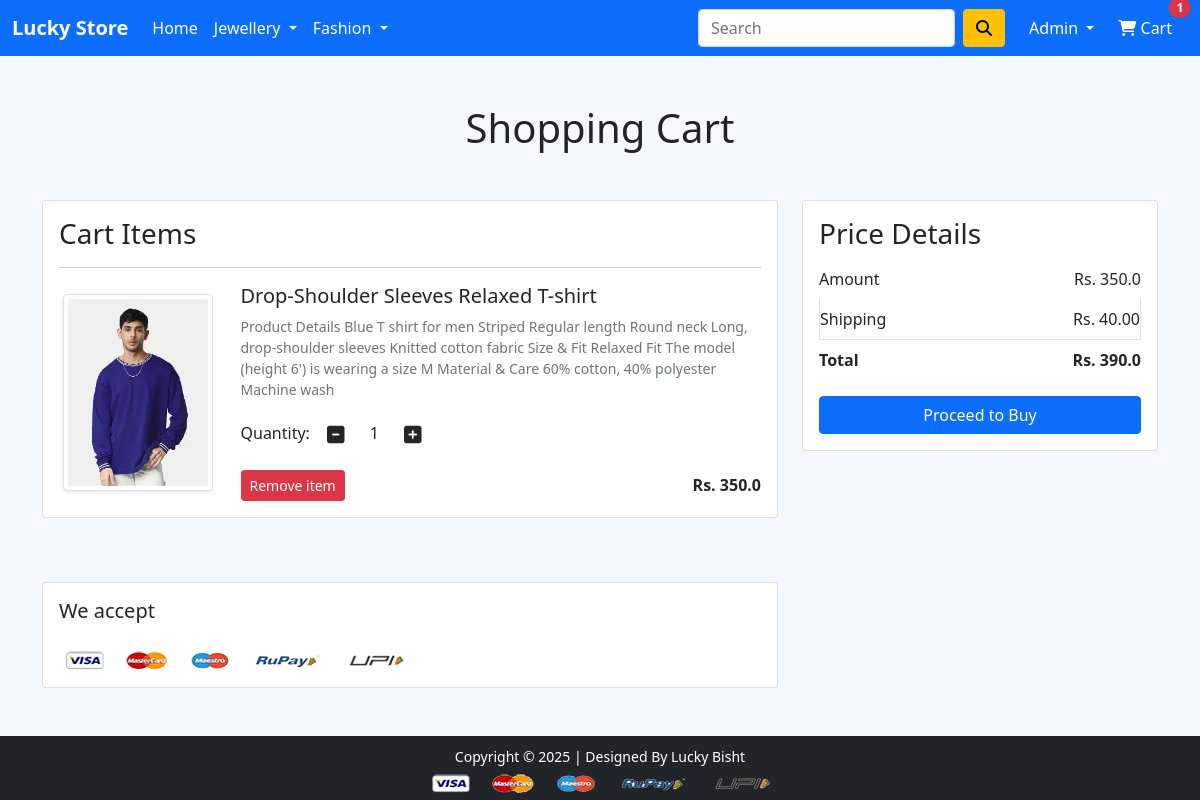
Page /cart/ (signed in) on the earlier database version.
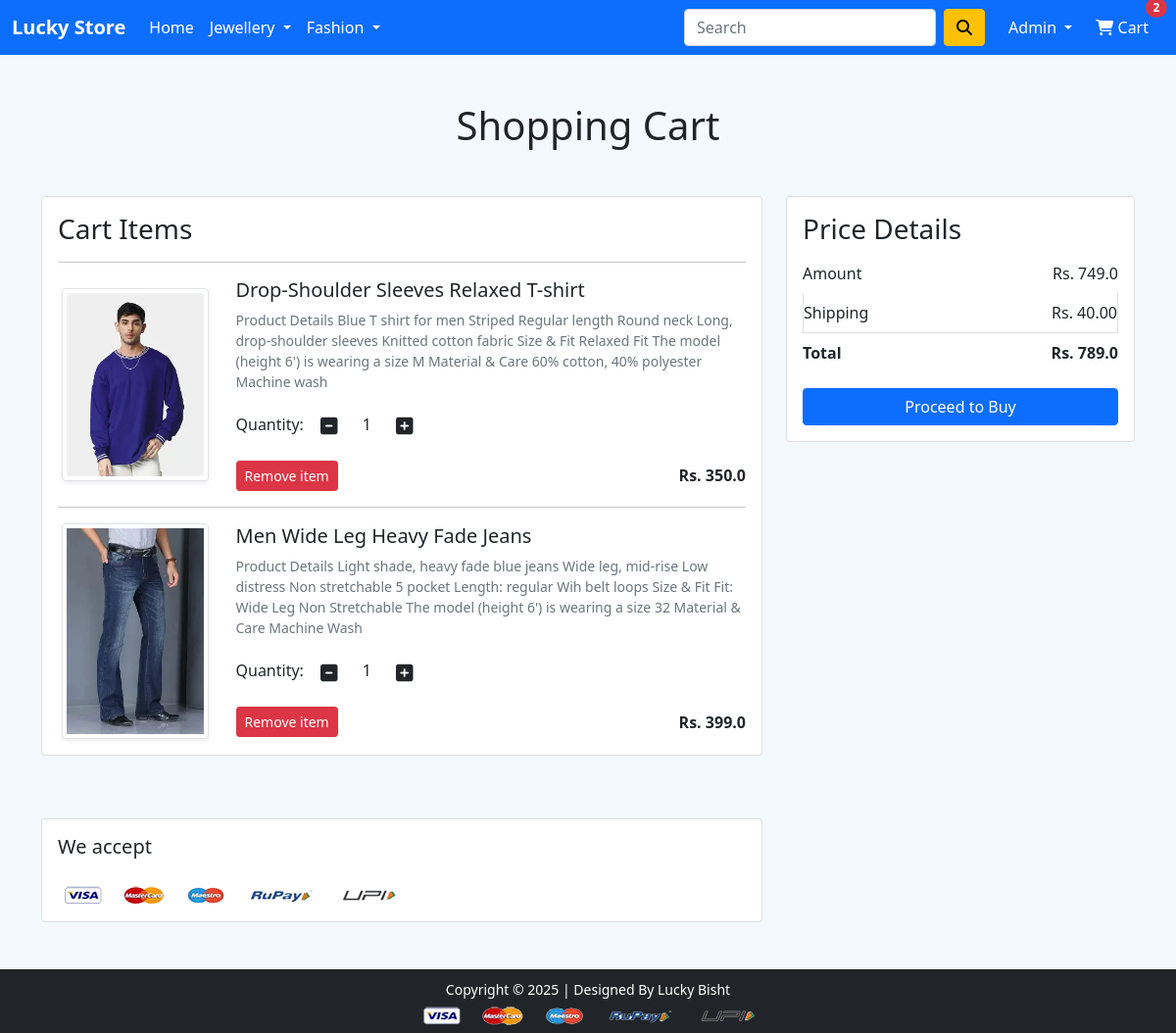
Same page on the later database version.
### app/models.py (models this page shows, shortened)
class Cart(models.Model):
    user = models.ForeignKey(User, on_delete=models.CASCADE)
    product = models.ForeignKey(Product, on_delete=models.CASCADE, null=True, blank=True)
    amount = models.DecimalField(max_digits=10, decimal_places=3, default=0)
    quantity = models.PositiveIntegerField(default=1)
    razor_pay_order_id = models.CharField(max_length=100, null=True, blank=True)
    razor_pay_payment_id = models.CharField(max_length=100, null=True, blank=True)
    razorpay_payment_signature = models.CharField(max_length=100, null=True, blank=True)

class Product(models.Model):
    title = models.CharField(max_length=100)
    selling_price = models.FloatField()
    discounted_price = models.FloatField()
    description = models.TextField()
    brand = models.CharField(max_length=100)
    category = models.CharField(choices=CATEGORY_CHOICES, max_length=2)
    product_image = models.ImageField(upload_to='producting')

### app/views.py (the view)
# urls.py: path('cart/', views.show_cart, name='showcart'),
@login_required
def show_cart(request):
    user = request.user
    carts = Cart.objects.filter(user=user)
    amount = sum(item.quantity * item.product.discounted_price for item in carts)
    totalamount = amount + 40  # shipping
    return render(request, 'app/addtocart.html', {
        'carts': carts,
        'amount': amount,
        'totalamount': totalamount
    })

### app/context_processors.py (called while the page is built)
def cart_item_count(request):
    if request.user.is_authenticated:
        cart_count = Cart.objects.filter(user=request.user).count()
    else:
        cart_count = 0
    return {
        'cart_item_count': cart_count
    }

### app/templates/app/addtocart.html (shortened to what this page needs)
{% extends 'app/base.html' %}
{% load static %}
{% block main-content %}
<div class="container my-5">
  <h1 class="text-center mb-5">Shopping Cart</h1>
  <div class="row">
    <div class="col-sm-8">
      <div class="card mb-3">
        <div class="card-body">
          <h3>Cart Items</h3>
          {% for cart in carts %}
          <hr>
          <div class="row align-items-center">
            <div class="col-sm-3 text-center">
              {% if cart.product.product_image %}
              <img src="{{ cart.product.product_image.url }}"
                   class="img-fluid img-thumbnail shadow-sm"
                   height="150" width="150"
                   alt="{{ cart.product.title }}">
              {% endif %}
            </div>
            <div class="col-sm-9">
              <h5>{{ cart.product.title }}</h5>
              <p class="mb-2 text-muted small">
                {{ cart.product.description }}
              </p>
              <div class="my-3">
                <label>Quantity:</label>
                <button type="button" class="minus-cart btn" pid="{{ cart.product.id }}">
                  <i class="fas fa-minus-square fa-lg"></i>
                </button>
                <span class="mx-2">{{ cart.quantity }}</span>
                <button type="button" class="plus-cart btn" pid="{{ cart.product.id }}">
                  <i class="fas fa-plus-square fa-lg"></i>
                </button>
              </div>
              <div class="d-flex justify-content-between align-items-center">
                <a href="{% url 'remove_cart' cart.id %}"
                   class="btn btn-sm btn-danger" pid = "{{cart.product.id}}">
                   Remove item
                </a>
                <p class="mb-0">
                  <strong>Rs. {{ cart.product.discounted_price }}</strong>
                </p>
              </div>
            </div>
          </div>
          {% endfor %}
        </div>
      </div>
    </div>
    <div class="col-sm-4">
      <div class="card">
        <div class="card-body">
          <h3>Price Details</h3>
          <ul class="list-group">
            <li class="list-group-item d-flex justify-content-between border-0 px-0">
              Amount <span>Rs. {{ amount }}</span>
            </li>
            <li class="list-group-item d-flex justify-content-between px-0">
              Shipping <span>Rs. 40.00</span>
            </li>
            <li class="list-group-item d-flex justify-content-between border-0 px-0">
              <strong>Total</strong>
              <strong>Rs. {{ totalamount }}</strong>
            </li>
          </ul>
          <div class="d-grid mt-3">
            {% if carts %}
            <a href="{% url 'checkout' %}" class="btn btn-primary">
              Proceed to Buy
            </a>
            {% else %}
            <button class="btn btn-secondary" disabled>
              Proceed to Buy
            </button>
            {% endif %}
          </div>
        </div>
      </div>
    </div>
  </div>
</div>
<div class="container my-5">
  <div class="row">
    <div class="col-sm-8">
      <div class="card">
        <div class="card-body">
          <h5 class="mb-4">We accept</h5>
          <img src="{% static 'app/images/payment.png' %}"
               alt="Payment Methods"
               class="img-fluid">
        </div>
      </div>
    </div>
  </div>
</div>
{% endblock main-content %}

### app/templates/app/base.html (shortened to what this page needs)
<!doctype html>
{% load static %}
<html lang="en">
<head>
  <link href="https://cdn.jsdelivr.net/npm/bootstrap@5.0.0-beta1/dist/css/bootstrap.min.css" rel="stylesheet">
  <link rel="stylesheet"
        href="https://cdnjs.cloudflare.com/ajax/libs/OwlCarousel2/2.3.4/assets/owl.carousel.min.css">
  <link rel="stylesheet"
        href="https://cdnjs.cloudflare.com/ajax/libs/OwlCarousel2/2.3.4/assets/owl.theme.default.min.css">
  <link rel="stylesheet"
        href="https://cdnjs.cloudflare.com/ajax/libs/font-awesome/6.5.1/css/all.min.css">
  <link rel="stylesheet" href="{% static 'app/css/style.css' %}">
</head>
<body class="d-flex flex-column min-vh-100">
<nav class="navbar navbar-expand-lg navbar-dark bg-primary">
  <div class="container-fluid">
    <a class="navbar-brand fw-bold" href="/">Lucky Store</a>
    <div class="collapse navbar-collapse" id="navbarSupportedContent">
      <ul class="navbar-nav me-auto mb-2 mb-lg-0">
        <li class="nav-item">
          <a class="nav-link active" href="/">Home</a>
        </li>
        <li class="nav-item dropdown">
          <a class="nav-link dropdown-toggle text-white" href="#" role="button" data-bs-toggle="dropdown">
            Jewellery
          </a>
        </li>
        <li class="nav-item dropdown">
          <a class="nav-link dropdown-toggle text-white" href="#" role="button" data-bs-toggle="dropdown">
            Fashion
          </a>
        </li>
      </ul>
      <form class="d-flex me-3">
        <input class="form-control me-2" type="search" placeholder="Search">
        <button class="btn btn-warning" type="submit">
          <i class="fa fa-search"></i>
        </button>
      </form>
      <ul class="navbar-nav mb-2 mb-lg-0">
        {% if request.user.is_authenticated %}
        <li class="nav-item dropdown">
          <a class="nav-link dropdown-toggle text-white" href="#" role="button" data-bs-toggle="dropdown">
            {{ request.user.username|capfirst }}
          </a>
        </li>
        <li class="nav-item mx-2">
          <a href="{% url 'showcart' %}" class="nav-link text-white position-relative">
            <i class="fa fa-shopping-cart"></i> Cart
            {% if cart_item_count > 0 %}
              <span class="position-absolute top-0 start-100 translate-middle badge rounded-pill bg-danger">
                {{ cart_item_count }}
              </span>
            {% endif %}
          </a>
        </li>
        {% endif %}
      </ul>
    </div>
  </div>
</nav>
<main class="flex-grow-1">
  {% block main-content %}{% endblock main-content %}
</main>
<footer class="container-fluid bg-dark text-center p-2 mt-auto">
  <small class="text-white">
    Copyright © 2025 | Designed By Lucky Bisht
  </small><br>
  <img src="{% static 'app/images/payment.png' %}" class="img-fluid mt-1">
</footer>
</body>
</html>

Differences in the rows shown:
added Cart: product.product_image (picture), product "Men Wide Leg Heavy Fade Jeans", product.description "Product Details Light shade, heavy fade blue jeans Wide leg, mid-rise Low distress Non stretchable 5 pocket Length: regular Wih belt loops Size & Fit Fit: Wide Leg Non Stretchable The model (height 6') is wearing a size 32 Material & Care Machine Wash", quantity "1", product.discounted_price "399.0"
Other differences:
{{ cart_item_count }}: "1" → "2"
{{ amount }}: "350.0" → "749.0"
{{ totalamount }}: "390.0" → "789.0"
